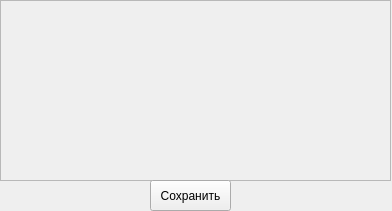
<?xml version="1.0" encoding="UTF-8"?>
<ui version="4.0">
 <class>Form</class>
 <widget class="QWidget" name="Form">
  <property name="geometry">
   <rect>
    <x>0</x>
    <y>0</y>
    <width>392</width>
    <height>211</height>
   </rect>
  </property>
  <property name="windowTitle">
   <string>Form</string>
  </property>
  <widget class="QTableWidget" name="table">
   <property name="enabled">
    <bool>false</bool>
   </property>
   <property name="geometry">
    <rect>
     <x>0</x>
     <y>0</y>
     <width>391</width>
     <height>181</height>
    </rect>
   </property>
  </widget>
  <widget class="QPushButton" name="pushButton">
   <property name="geometry">
    <rect>
     <x>150</x>
     <y>180</y>
     <width>81</width>
     <height>31</height>
    </rect>
   </property>
   <property name="text">
    <string>Сохранить</string>
   </property>
  </widget>
 </widget>
 <resources/>
 <connections/>
</ui>
